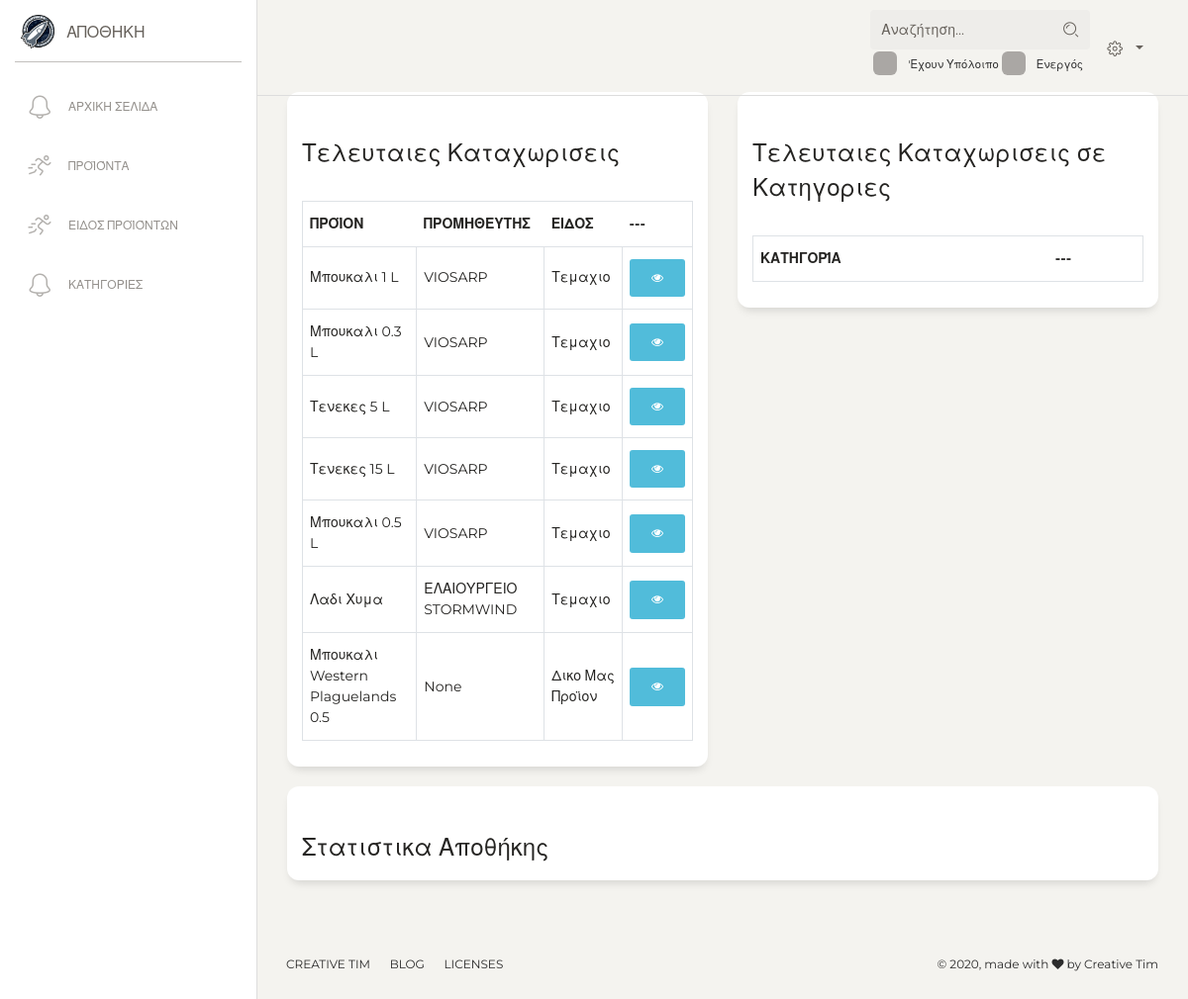
/catalogue/ (signed in), run on the app's committed database.
### catalogue/models.py (models this page shows, shortened)
class Product(models.Model):
    active = models.BooleanField(default=True, verbose_name='Κατασταση')
    product_class = models.ForeignKey(ProductClass, on_delete=models.PROTECT, null=True, verbose_name='Ειδος')
    is_offer = models.BooleanField(default=True)
    title = models.CharField(max_length=120, verbose_name="'Ονομα προιόντος")
    category = models.ManyToManyField(Category, blank=True, null=True, verbose_name='Κατηγοριες')
    sku = models.CharField(max_length=150, blank=True, null=True, verbose_name='MPN')
    meta_description = models.CharField(max_length=300, null=True, blank=True)
    slug = models.SlugField(blank=True, null=True, allow_unicode=True)
    price = models.DecimalField(decimal_places=2, max_digits=6, default=0,
                                verbose_name="Τιμή λιανικής")  # the price product have in the store
    margin = models.IntegerField(default=30, verbose_name='Margin', blank=True, null=True)
    markup = models.IntegerField(default=30, verbose_name='Markup', blank=True, null=True)
    price_internet = models.DecimalField(decimal_places=2, max_digits=6, default=0,
                                         verbose_name="Τιμή Internet(No use)")
    price_b2b = models.DecimalField(decimal_places=2, max_digits=6, default=0,
                                    verbose_name="Τιμή Χονδρικής")  # the price product have in the website, if its 0 then website gets the price from store
    price_discount = models.DecimalField(max_digits=10, decimal_places=2, default=0, verbose_name='Εκπτωτική Τιμή.')
    final_price = models.DecimalField(default=0, decimal_places=2, max_digits=10, blank=True)
    related_products = models.ManyToManyField('self', blank=True)
    different_color = models.ManyToManyField('self', blank=True)
    timestamp = models.DateField(default=timezone.now, verbose_name='Ημερομηνία Δημιουργίας')
    notes = models.TextField(null=True, blank=True, verbose_name='Περιγραφή')
    vendor = models.ForeignKey('warehouse.Vendor', verbose_name="Προμηθευτής", blank=True, null=True, on_delete=models.SET_NULL)
    qty = models.DecimalField(default=0, verbose_name="Απόθεμα", max_digits=10, decimal_places=2)
    unit = models.CharField(max_length=1, default='1', choices=UNIT, blank=True, null=True, verbose_name='ΜΜ')
    safe_stock = models.DecimalField(max_digits=5, decimal_places=2, default=0, verbose_name='Ασφαλη Αποθεμα')
    order_sku = models.CharField(blank=True, null=True, max_length=50, verbose_name='Κωδικος Τιμολογιου')
    price_buy = models.DecimalField(decimal_places=2, max_digits=6, default=0,
                                    verbose_name="Τιμή Αγοράς")  # the price which you buy the product
    order_discount = models.IntegerField(default=0, verbose_name="'Εκπτωση Τιμολογίου σε %")
    qty_kilo = models.DecimalField(max_digits=5, decimal_places=3, default=1,
                                   verbose_name='Βάρος/Τεμάχια ανά Συσκευασία ')
    taxes_modifier = models.IntegerField(default=24, verbose_name='ΦΠΑ')
    objects = models.Manager()
    def __str__(self):
        return self.title
    def get_edit_url(self):
        return reverse('catalogue:product_update', kwargs={'pk': self.id})

class ProductClass(models.Model):
    title = models.CharField(unique=True, max_length=200, verbose_name='Ονομασια')
    have_storage = models.BooleanField(default=False, verbose_name='εχει Αποθηκη')
    wholesale_active = models.BooleanField(default=False, verbose_name="Active for WholeSale")
    is_service = models.BooleanField(default=False, verbose_name='Service')
    have_ingredient = models.BooleanField(default=False, verbose_name='Παρασκευη Απο Εμας')
    def __str__(self):
        return self.title

### warehouse/models.py (models this page shows, shortened)
class Vendor(models.Model):
    active = models.BooleanField(default=True, verbose_name='Ενεργό')
    title = models.CharField(max_length=200, unique=True, verbose_name='Εταιρία')
    owner = models.CharField(max_length=200, blank=True, verbose_name='Ιδιοκτήτης')
    afm = models.CharField(max_length=150, blank=True, verbose_name='ΑΦΜ')
    doy = models.CharField(max_length=150, blank=True, verbose_name='ΔΟΥ')
    phone = models.CharField(max_length=200, blank=True, verbose_name='Σταθερο Τηλεφωνο')
    cellphone = models.CharField(max_length=200, blank=True, verbose_name='Κινητό')
    email = models.EmailField(blank=True)
    site = models.URLField(blank=True, null=True)
    description = models.TextField(blank=True, null=True, verbose_name='Λεπτομεριες')
    address = models.CharField(max_length=240, blank=True, null=True, verbose_name='Διευθυνση')
    city = models.CharField(max_length=240, blank=True, null=True, verbose_name='Πολη')
    balance = models.DecimalField(decimal_places=2, max_digits=50, default=0.00, verbose_name='Υπόλοιπο')
    paid_value = models.DecimalField(decimal_places=2, max_digits=50, default=0.00)
    value = models.DecimalField(decimal_places=2, max_digits=50, default=0.00)
    taxes_modifier = models.CharField(max_length=1, choices=TAXES_CHOICES, default='c')
    class Meta:
        ordering = ['title']
    def __str__(self):
        return f'{self.title}'
    def tag_balance(self):
        return f'{self.balance} {CURRENCY}'
    tag_balance.short_description = 'Υπολοίπο'

### catalogue/views.py (the view)
# urls.py: path('', HomepageView.as_view(), name='homepage'),
@method_decorator(staff_member_required, name='dispatch')
class HomepageView(TemplateView):
    template_name = 'catalogue/dashboard.html'
    def get_context_data(self, **kwargs):
        context = super().get_context_data(**kwargs)
        context['products'] = Product.objects.all()[:10]
        context['categories'] = Category.objects.all()[:10]
        return context

### catalogue/templates/catalogue/dashboard.html (shortened to what this page needs)
{% extends 'dashboard.html' %}
{% block navbar %} {% include 'catalogue/navbar.html' %} {% endblock %}
{% block content %}
    <div class="content">
        <div class="row">
            <div class="col-6">
                <div class="card">
                    <div class="card-header">
                        <h4>Τελευταιες Καταχωρισεις</h4>
                    </div>
                    <div class="card-body">
                        <table class="table table-bordered">
                            <thead>
                                <tr>
                                    <th>Προϊον</th>
                                    <th>Προμηθευτης</th>
                                    <th>Ειδος</th>
                                    <th> --- </th>
                                </tr>
                            </thead>
                            <tbody>
                                {% for product in products %}
                                    <tr>
                                        <td>{{ product }}</td>
                                        <td>{{ product.vendor }}</td>
                                        <td>{{ product.product_class }}</td>
                                        <td><a href="{{ product.get_edit_url }}" class="btn btn-info"><i class="fa fa-eye"></i> </a> </td>
                                    </tr>
                                {% endfor %}
                            </tbody>
                        </table>
                    </div>
                </div>
            </div>
            <div class="col-6">
                <div class="card">
                    <div class="card-header">
                        <h4>Τελευταιες Καταχωρισεις σε Κατηγοριες</h4>
                    </div>
                    <div class="card-body">
                        <table class="table table-bordered">
                            <thead>
                                <tr>
                                    <th>Κατηγορία</th>
                                    <th> --- </th>
                                </tr>
                            </thead>
                        </table>
                    </div>
                </div>
            </div>
        </div>
        <div class="row">
            <div class="col-12">
                <div class="card">
                    <div class="card-header">
                        <h4>Στατιστικα Αποθήκης</h4>
                    </div>
                </div>
            </div>
        </div>
    </div>
{% endblock %}

### data on the page
Product: title "Μπουκαλι 1 L", vendor "VIOSARP", product_class "Τεμαχιο"
Product: title "Μπουκαλι 0.3 L", vendor "VIOSARP", product_class "Τεμαχιο"
Product: title "Τενεκες 5 L", vendor "VIOSARP", product_class "Τεμαχιο"
Product: title "Τενεκες 15 L", vendor "VIOSARP", product_class "Τεμαχιο"
Product: title "Μπουκαλι 0.5 L", vendor "VIOSARP", product_class "Τεμαχιο"
Product: title "Λαδι Χυμα", vendor "ΕΛΑΙΟΥΡΓΕΙΟ STORMWIND", product_class "Τεμαχιο"
Product: title "Μπουκαλι Western Plaguelands 0.5", vendor "None", product_class "Δικο Μας Προϊον"
